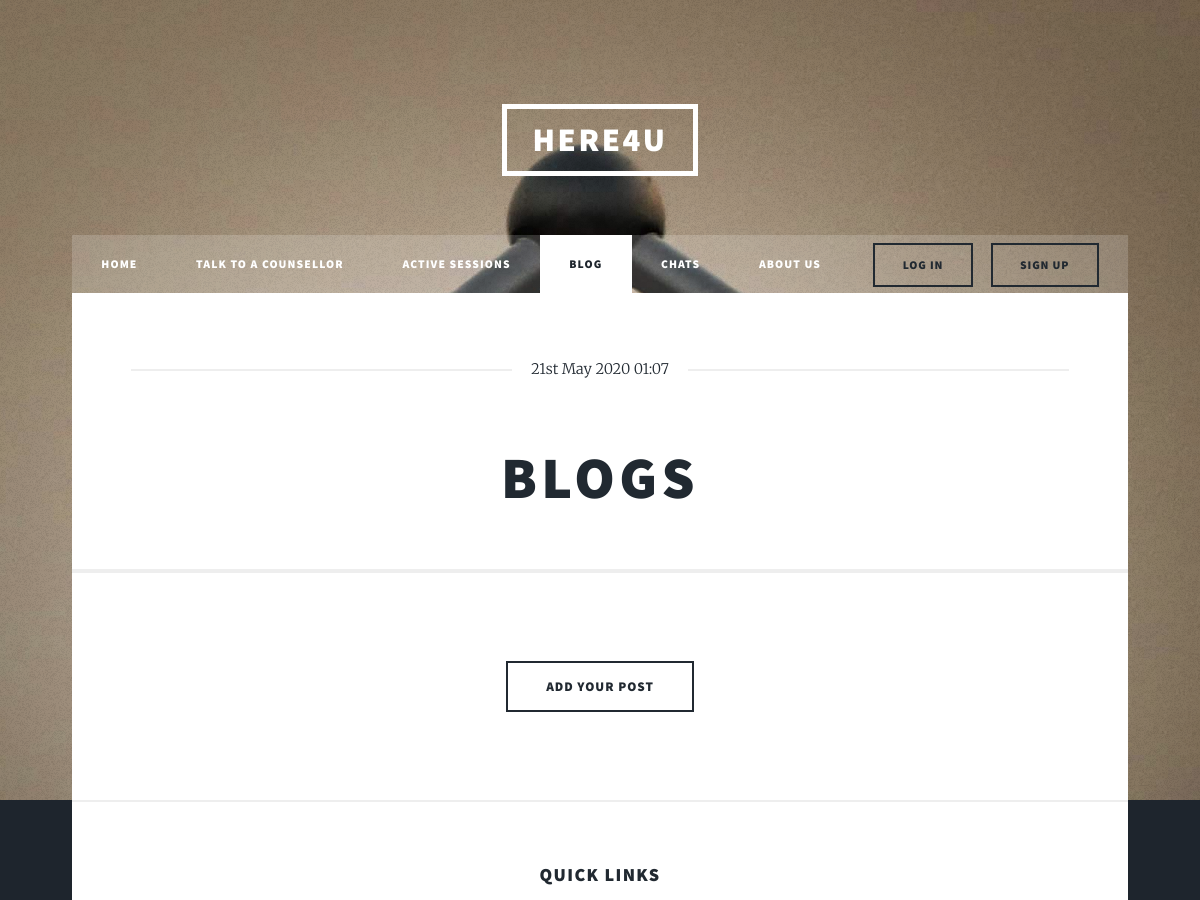
The page /blog/ (upper part) on the database as committed earlier.
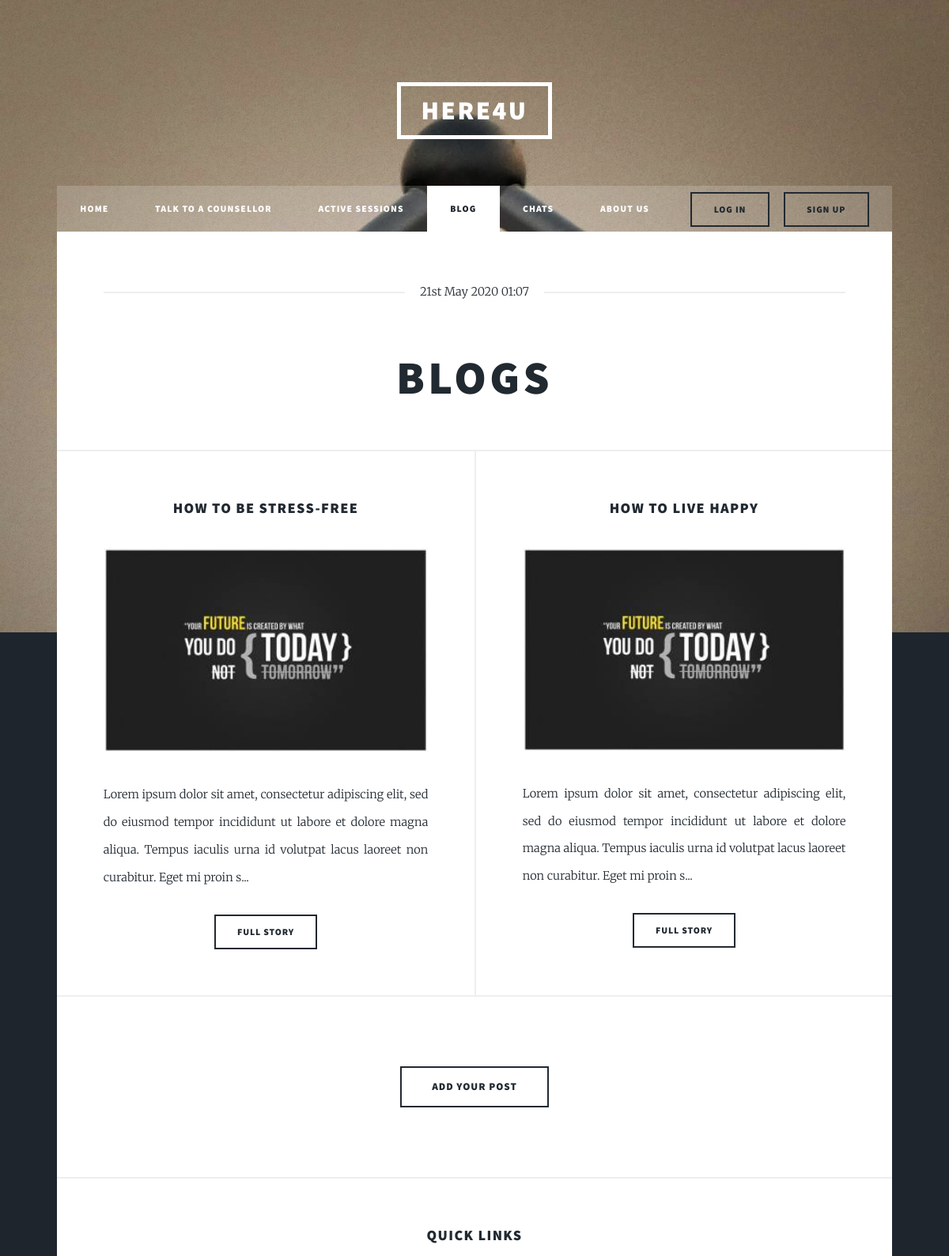
The same page on the database as committed later.
### client/models.py (models this page shows, shortened)
class Post(models.Model):
    title = models.CharField(max_length=255)
    author = models.ForeignKey(User,on_delete=models.CASCADE)
    Name = models.CharField(max_length=100,null = True)
    body = models.TextField()
    brief = models.TextField(null = True)

### client/views.py (the view)
# urls.py: path('blog/', BlogView.as_view(), name="blog"),
class BlogView(ListView):
    model = Post
    template_name = 'client/blog.html'
    ordering = ['-id']

### client/templates/client/blog.html (shortened to what this page needs)
{%extends "client/base.html"%}
{%block home_state%}<li >{%endblock%}
{%if client%}}
{%block talk_state%}<li>{%endblock%}
{%block session_state%}<li>{%endblock%}
{%else%}
{%block client_state%}<li>{%endblock%}
{%block active_state%}<li>{%endblock%}
{%endif%}
{%block blog_state%}<li class="active">{%endblock%}
    {%block message_state%}<li>{%endblock%}
{%block about_state%}<li>{%endblock%}
{%block content%}
    <header class="major">
		<span class="date">{% now "jS F Y H:i" %}</span>
		<h1>Blogs</h1>
	</header>
    <section class="posts">
        {%for post in object_list%}
			<article>
            <header>
            <h3>{{post.title}}</h3>
            </header>
				<a href="#" class="image fit"><img src="../../static/client/images/pic1.jpeg" alt="" /></a>
				<p>{{post.brief}}</p>
				<ul class="actions">
					<li><a href="{% url 'blog_detail' post.pk %}" class="button">Full Story</a></li>
				</ul>
			</article>
        {%endfor%}
	    </section>
        <article class="post featured">
            <ul class="actions">
                <li><a href="{% url 'add_post' %}" class="button big">Add your Post</a></li>
            </ul>
        </article>
{%endblock%}

Rows that differ between the two databases and show on the page:
added Post: title "HOW TO BE STRESS-FREE", brief "Lorem ipsum dolor sit amet, consectetur adipiscing elit, sed do eiusmod tempor incididunt ut labore et dolore magna aliqua. Tempus iaculis urna id volutpat lacus laoreet non curabitur. Eget mi proin s..."
added Post: title "HOW TO LIVE HAPPY", brief "Lorem ipsum dolor sit amet, consectetur adipiscing elit, sed do eiusmod tempor incididunt ut labore et dolore magna aliqua. Tempus iaculis urna id volutpat lacus laoreet non curabitur. Eget mi proin s..."
